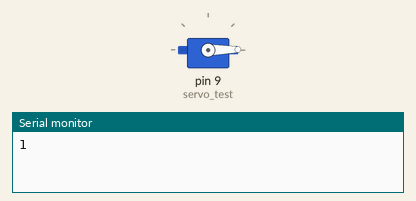
Simulated run of this sketch. Board: Arduino Uno, built with avr-gcc and run on an emulated ATmega328P. On the bench: servo, the last lines printed to the serial monitor.

Above: at 0.05 s.
At 2.05 s:
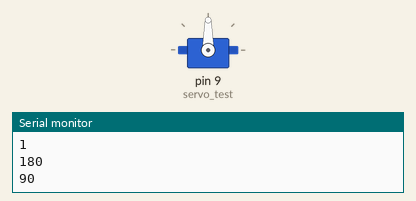
At 4.0 s:
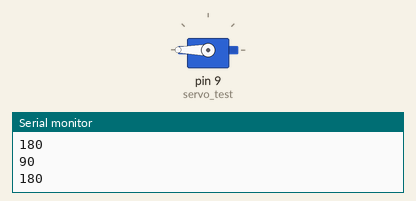
Timing chart, 0 to 5.2 s (numbered marks = the images above):
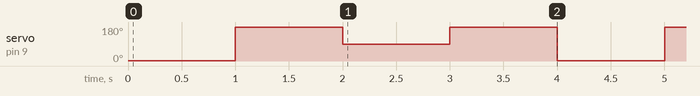

The sketch:

Servo_test.ino
```cpp
#include   <Servo.h>

Servo servo_test;        //initialize a servo object for the connected servo

int angle = 0;

void setup()
{
  Serial.begin(9600);
  servo_test.attach(9);      // attach the signal pin of servo to pin9 of arduino
}

void loop() {
/*{
  for(angle = 0; angle < 180; angle += 1)    // command to move from 0 degrees to 180 degrees
  {
    servo_test.write(angle);                 //command to rotate the servo to the specified angle
    delay(15);
  }

  delay(1000);

  for(angle = 180; angle>=1; angle-=5)     // command to move from 180 degrees to 0 degrees
  {
    servo_test.write(angle);              //command to rotate the servo to the specified angle
    delay(5);
  }

    delay(1000);*/

    //servo_test.write(0);
    //Serial.println(servo_test.read());
    //delay (1000);
   servo_test.writeMicroseconds(550);
    Serial.println(servo_test.read());
    delay(1000);
    servo_test.writeMicroseconds(2400);
    delay(1000);
    Serial.println(servo_test.read());
     servo_test.writeMicroseconds(1475);
    Serial.println(servo_test.read());
    delay(1000);
     servo_test.writeMicroseconds(2400);
    Serial.println(servo_test.read());
    delay(1000);

}
```

Measured:
- by itself, servo on pin 9 (servo_test): repeats every 4.0 s: 90° 1.0 s, 180° 1.0 s, 1° 1.0 s, 180° 1.0 s
